Frame 1 (no input): blank canvas, image omitted
Frame 60 (the mouse pressed at the canvas centre just before this capture): blank canvas, image omitted
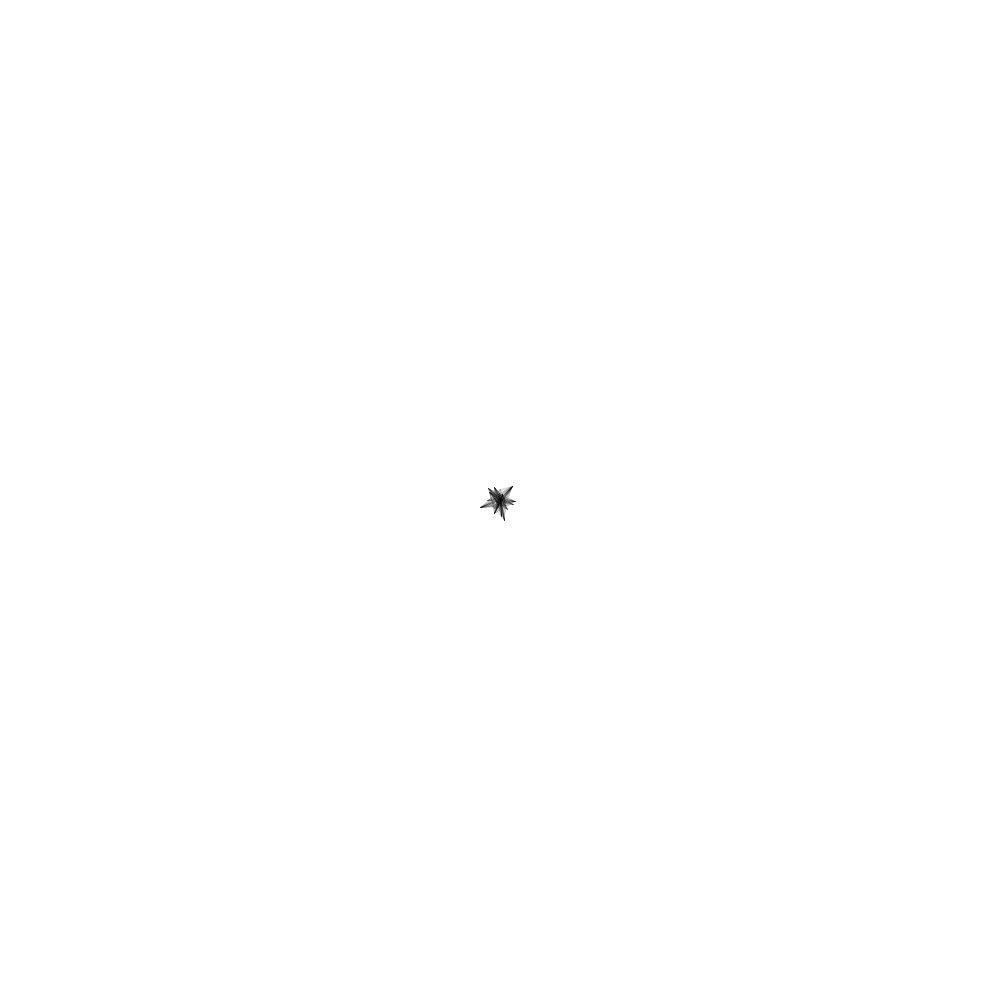
Frame 120 (the mouse held since frame 60 and released just before this capture)

The Processing sketch whose frames 1 and 60 were blank and that drew this single picture after the mouse press (run headless with seeded random() and noise(); from frame 60 on, the mouse is pressed at the canvas centre):

// Processing sketch: processing_140611
// ── processing_140611.pde


Bod bodiky[];
int poradi;

void setup() {
  size(1000, 1000);
  bodiky= new Bod[100000];
  background(255);
  smooth();
  strokeWeight(0.02);
}

void draw() {
  background(255);

  if (mousePressed) {

    bodiky[poradi] = new Bod (poradi);
    poradi++;
  }
  for (int i=0; i< poradi; i++) {

    bodiky [i].display();
  }
}
class Bod {



  float poziceX, poziceY;    //pozice bodu na obrazovce
  int identifikace;        // poradove cislo
  int [] seznamSousedu; 
  int pocetSousedu;
  Bod(int _id) {
    identifikace= _id;

    poziceX= mouseX;                         //pozice bodu X
    poziceY= mouseY;                             //pozice bodu Y
    seznamSousedu= new int[identifikace];

    for (int i= 0; i<identifikace ;i++) {
      float vzdalenost = dist(poziceX, poziceY, bodiky [i]. poziceX, bodiky[i].poziceY);      /// spocitej vzdalenost
      if (vzdalenost <60 && vzdalenost>10) {
      //  vzdalenostiCar[pocetSousedu] = vzdalenost;
        seznamSousedu[pocetSousedu] =i;
        pocetSousedu++;
      }
    }
  }
  void display() {
    poziceX += random(-2, 2);
    poziceY += random(-2, 2);
    for (int i=0; i < pocetSousedu; i++) {
     // stroke(vzdalenostiCar[pocetSousedu]);
      line(poziceX, poziceY, bodiky[seznamSousedu[i]].poziceX, bodiky[seznamSousedu[i]].poziceY);
    }
  }
}
